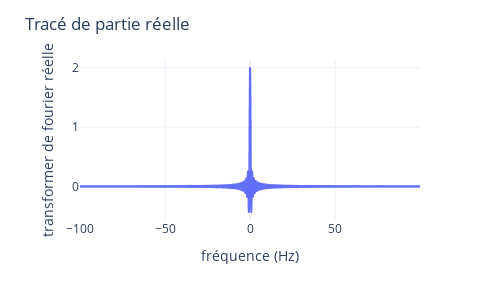
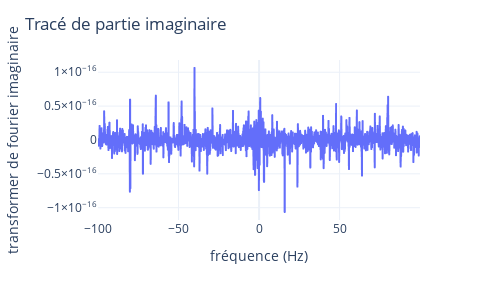

The code cell stored with these charts, in order, in its notebook:
### Code cell
import msicpe.ssl as msi

tf, nu = msi.TransFourier(porte(t,T),t)

# I) Creer sa structure de données
df = pd.DataFrame({'temps':t, 'signal':porte(t,T), 'frequence' : nu, 'tf_real' : tf.real, 'tf_imag' : tf.imag})

# II) Creer sa figure
fig2 = px.line(df, x='frequence', y='tf_imag')
fig1 = px.line(df, x='frequence', y='tf_real')

# III) Creer son layout
fig1.update_layout(yaxis_title='transformer de fourier réelle', xaxis_title='fréquence (Hz)',
#xaxis_range=..., yaxis_range=..., # if needed
title = 'Tracé de partie réelle',
template='plotly_white', width=500, height=300)

fig2.update_layout(yaxis_title='transformer de fourier imaginaire', xaxis_title='fréquence (Hz)',
#xaxis_range=..., yaxis_range=..., # if needed
title = 'Tracé de partie imaginaire',
template='plotly_white', width=500, height=300)


# IV) Afficher
fig1.show()
fig2.show()

### Figure 1 — Plotly figure (JSON) as saved in the notebook; plotly's stock layout.template omitted (floating-point values rounded to 4 significant figures; data arrays with more than 128 entries replaced by an {"elided": "..."} marker saying what was removed)
{"data": [{"hovertemplate": "frequence=%{x}<br>tf_real=%{y}<extra></extra>", "legendgroup": "", "line": {"color": "#636efa", "dash": "solid"}, "marker": {"symbol": "circle"}, "mode": "lines", "name": "", "showlegend": false, "type": "scattergl", "x": {"elided": "2000 float values"}, "xaxis": "x", "y": {"elided": "2000 float values"}, "yaxis": "y"}], "layout": {"height": 300, "legend": {"tracegroupgap": 0}, "margin": {"t": 60}, "title": {"text": "Tracé de partie réelle"}, "width": 500, "xaxis": {"anchor": "y", "domain": [0, 1], "title": {"text": "fréquence (Hz)"}}, "yaxis": {"anchor": "x", "domain": [0, 1], "title": {"text": "transformer de fourier réelle"}}}}

### Figure 2 — Plotly figure (JSON) as saved in the notebook; plotly's stock layout.template omitted (floating-point values rounded to 4 significant figures; data arrays with more than 128 entries replaced by an {"elided": "..."} marker saying what was removed)
{"data": [{"hovertemplate": "frequence=%{x}<br>tf_imag=%{y}<extra></extra>", "legendgroup": "", "line": {"color": "#636efa", "dash": "solid"}, "marker": {"symbol": "circle"}, "mode": "lines", "name": "", "showlegend": false, "type": "scattergl", "x": {"elided": "2000 float values"}, "xaxis": "x", "y": {"elided": "2000 float values"}, "yaxis": "y"}], "layout": {"height": 300, "legend": {"tracegroupgap": 0}, "margin": {"t": 60}, "title": {"text": "Tracé de partie imaginaire"}, "width": 500, "xaxis": {"anchor": "y", "domain": [0, 1], "title": {"text": "fréquence (Hz)"}}, "yaxis": {"anchor": "x", "domain": [0, 1], "title": {"text": "transformer de fourier imaginaire"}}}}
